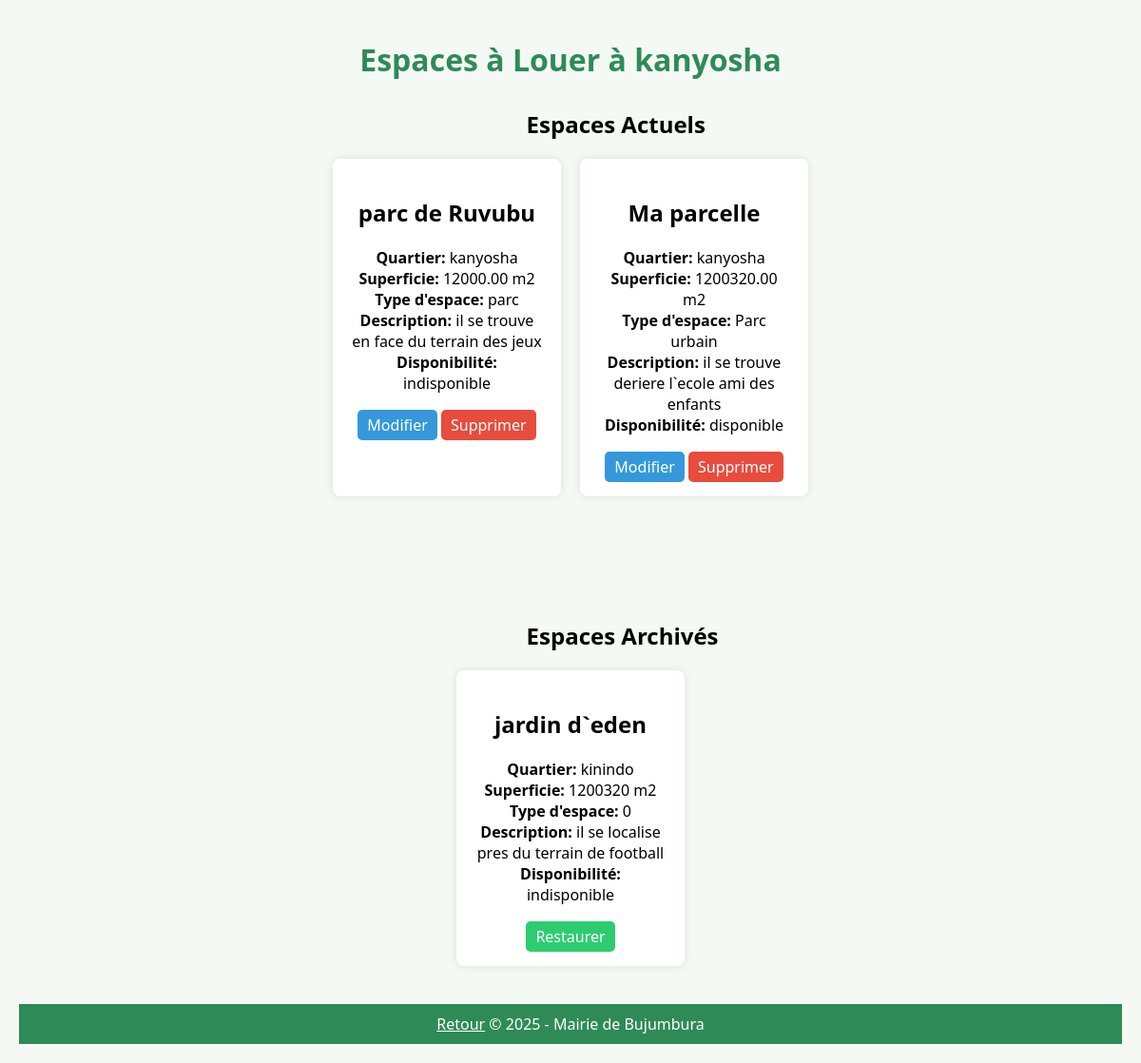
Screenshot of /ArchiveEspaces.php?quartier=kanyosha with the database file from the repository.
### tables this page shows
CREATE TABLE IF NOT EXISTS `espaces_verts` (
  `Id_Espace` int NOT NULL AUTO_INCREMENT,
  `Nom` varchar(100) DEFAULT NULL,
  `Localisation` varchar(150) DEFAULT NULL,
  `Superficie` decimal(10,2) DEFAULT NULL,
  `Type_espace` varchar(50) NOT NULL,
  `disponibilite` varchar(255) NOT NULL,
  `description` varchar(255) NOT NULL,
  PRIMARY KEY (`Id_Espace`)
);

CREATE TABLE IF NOT EXISTS `archive_espace` (
  `Id_Espace` int NOT NULL,
  `Nom` varchar(20) NOT NULL,
  `Localisation` varchar(20) NOT NULL,
  `Superficie` decimal(20,0) NOT NULL,
  `Type_espace` int NOT NULL,
  `Disponibilite` varchar(20) NOT NULL,
  `Description` varchar(100) NOT NULL
);

### ArchiveEspaces.php (the view, shortened to what this page needs)
<?php
$bdd = new PDO('mysql:host=localhost;dbname=gestion_espaces_verts', 'root', '');
if (isset($_GET['quartier'])) {
    $quartier = htmlspecialchars($_GET['quartier']);
} else {
    die("Quartier non spécifié.");
}
?>
<!DOCTYPE html>
<html lang="fr">
<head>
</head>
<body>
<h1>Espaces à Louer à <?php echo $quartier; ?></h1>
  <h2 style="margin-left:46%;">Espaces Actuels</h2>
<div class="container">
    <?php
    $query = $bdd->prepare('SELECT * FROM espaces_verts WHERE Localisation = ?');
    $query->execute([$quartier]);
    while ($espace = $query->fetch()) {
    ?>
        <div class="card">
            <h2><?php echo htmlspecialchars($espace['Nom']); ?></h2>
            <div><strong>Quartier:</strong> <?php echo htmlspecialchars($espace['Localisation']); ?></div>
            <div><strong>Superficie:</strong> <?php echo htmlspecialchars($espace['Superficie']); ?> m2</div>
            <div><strong>Type d'espace:</strong> <?php echo htmlspecialchars($espace['Type_espace']); ?></div>
            <div><strong>Description:</strong> <?php echo htmlspecialchars($espace['description']); ?></div>
            <div><strong>Disponibilité:</strong> <?php echo htmlspecialchars($espace['disponibilite']); ?></div>
            <br>
            <a class="edit-button" href="modifier_espace.php?id=<?php echo $espace['Id_Espace']; ?>">Modifier</a>
            <a class="delete-button" href="?quartier=<?php echo $quartier; ?>&delete_id=<?php echo $espace['Id_Espace']; ?>"
                onclick="return confirm('Êtes-vous sûr de vouloir supprimer cet espace ?');">Supprimer</a>
        </div>
    <?php
    }
    ?>
</div>
<br><br><br><br><br>
<h2 style="margin-left:46%;">Espaces Archivés</h2>
<div class="container">
    <?php
    $archiveQuery = $bdd->query('SELECT * FROM archive_espace');
    while ($archivedSpace = $archiveQuery->fetch()) {
    ?>
        <div class="card">
            <h2><?php echo htmlspecialchars($archivedSpace['Nom']); ?></h2>
            <div><strong>Quartier:</strong> <?php echo htmlspecialchars($archivedSpace['Localisation']); ?></div>
            <div><strong>Superficie:</strong> <?php echo htmlspecialchars($archivedSpace['Superficie']); ?> m2</div>
            <div><strong>Type d'espace:</strong> <?php echo htmlspecialchars($archivedSpace['Type_espace']); ?></div>
            <div><strong>Description:</strong> <?php echo htmlspecialchars($archivedSpace['Description']); ?></div>
            <div><strong>Disponibilité:</strong> <?php echo htmlspecialchars($archivedSpace['Disponibilite']); ?></div>
            <br>
            <a class="restore-button" href="?quartier=<?php echo $quartier; ?>&restore_id=<?php echo $archivedSpace['Id_Espace']; ?>"
                onclick="return confirm('Êtes-vous sûr de vouloir restaurer cet espace ?');">Restaurer</a>
        </div>
    <?php
    }
    ?>
</div>
<footer>
    <a href="choixcorbeille.php" style="color: white;">Retour</a>
    &copy; 2025 - Mairie de Bujumbura
</footer>
</body>
</html>

### ArchiveEspaces.php (style rules this page uses)
body { font-family: 'Segoe UI', sans-serif; background-color: #f4f9f4; margin: 0; padding: 20px; }
h1 { text-align: center; color: #2e8b57; margin-bottom: 30px; }
.container { display: flex; flex-wrap: wrap; justify-content: center; gap: 20px; }
.card { background-color: white; border-radius: 8px; box-shadow: 0 0 10px rgba(0, 0, 0, 0.1); padding: 20px; width: 200px; text-align: center; }
footer { text-align: center; background-color: #2e8b57; color: white; padding: 10px; margin-top: 40px; }
.delete-button, .edit-button, .restore-button { background-color: #e74c3c; color: white; border: none; padding: 5px 10px; border-radius: 5px; text-decoration: none; cursor: pointer; transition: background 0.3s; }
.edit-button { background-color: #3498db; }
.restore-button { background-color: #2ecc71; }

### rows the page displays
espaces_verts: Nom "parc de Ruvubu", Localisation "kanyosha", Superficie "12000.00", Type_espace "parc", description "il se trouve en face du terrain des jeux", disponibilite "indisponible"
espaces_verts: Nom "Ma parcelle", Localisation "kanyosha", Superficie "1200320.00", Type_espace "Parc urbain", description "il se trouve deriere l`ecole ami des enfants", disponibilite "disponible"
archive_espace: Nom "jardin d`eden", Localisation "kinindo", Superficie "1200320", Type_espace "0", Description "il se localise pres du terrain de football", Disponibilite "indisponible"

### other values shown
$quartier "kanyosha"
